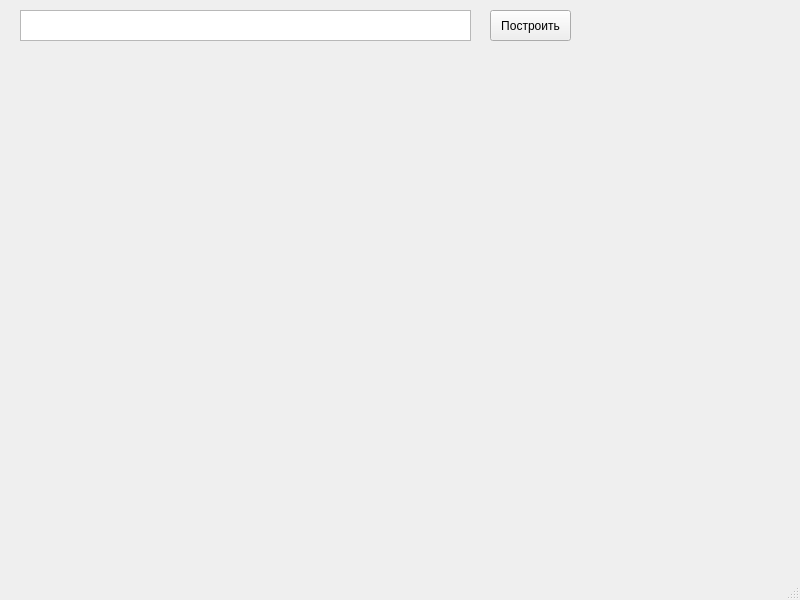
<?xml version="1.0" encoding="UTF-8"?>
<ui version="4.0">
 <class>MainWindow</class>
 <widget class="QMainWindow" name="MainWindow">
  <property name="geometry">
   <rect>
    <x>0</x>
    <y>0</y>
    <width>800</width>
    <height>600</height>
   </rect>
  </property>
  <property name="windowTitle">
   <string>MainWindow</string>
  </property>
  <widget class="QWidget" name="centralwidget">
   <widget class="QTextEdit" name="textEdit">
    <property name="geometry">
     <rect>
      <x>20</x>
      <y>10</y>
      <width>451</width>
      <height>31</height>
     </rect>
    </property>
   </widget>
   <widget class="QPushButton" name="pushButton">
    <property name="geometry">
     <rect>
      <x>490</x>
      <y>10</y>
      <width>81</width>
      <height>31</height>
     </rect>
    </property>
    <property name="text">
     <string>Построить</string>
    </property>
   </widget>
  </widget>
  <widget class="QMenuBar" name="menubar">
   <property name="geometry">
    <rect>
     <x>0</x>
     <y>0</y>
     <width>800</width>
     <height>19</height>
    </rect>
   </property>
  </widget>
  <widget class="QStatusBar" name="statusbar"/>
 </widget>
 <resources/>
 <connections/>
</ui>
